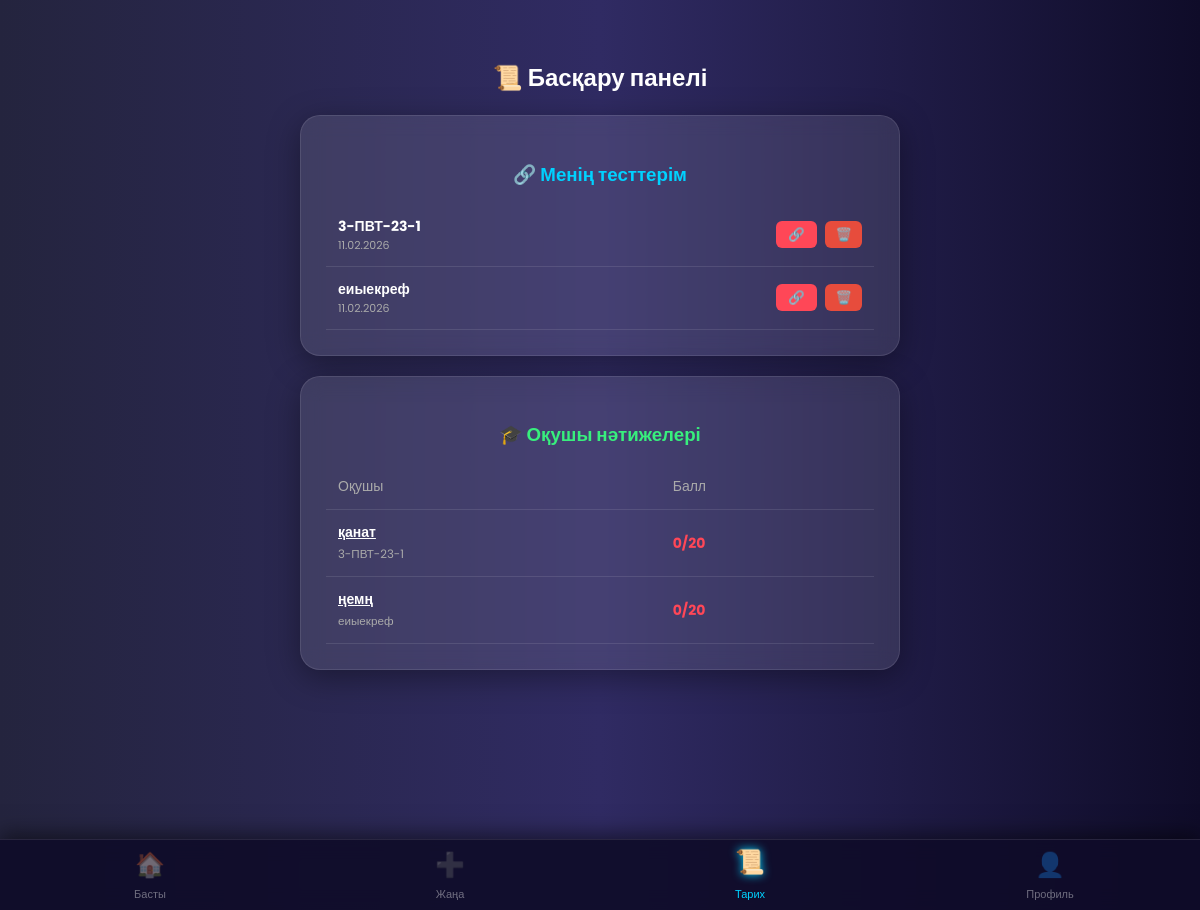
Page /history/ (signed in) on the committed database.
### testing/models.py (models this page shows, shortened)
class Test(models.Model):
    MODE_CHOICES = [
        ('lite', 'Лайт (Ескерту ғана)'),
        ('hard', 'Қатаң (Тесттен шықса бітеді)'),
    ]
    teacher = models.ForeignKey(User, on_delete=models.CASCADE)
    title = models.CharField(max_length=200)
    description = models.TextField(blank=True)
    time_limit = models.IntegerField(default=20, verbose_name="Уақыт (минут)")
    max_students = models.IntegerField(default=100, verbose_name="Максималды оқушы саны")
    questions_to_show = models.IntegerField(default=20, verbose_name="Сұрақ саны (Студентке)")
    mode = models.CharField(max_length=10, choices=MODE_CHOICES, default='lite', verbose_name="Режим")
    date_created = models.DateTimeField(auto_now_add=True)

class StudentResult(models.Model):
    test = models.ForeignKey(Test, on_delete=models.CASCADE)
    student_name = models.CharField(max_length=100)
    score = models.IntegerField()
    total_questions = models.IntegerField()
    date_taken = models.DateTimeField(auto_now_add=True)
    student_answers = models.JSONField(default=dict, blank=True)

### testing/views.py (the view)
# urls.py: path('history/', views.history, name='history'),
def history(request):
    my_tests = Test.objects.filter(teacher=request.user).order_by('-id')
    results = StudentResult.objects.filter(test__teacher=request.user).order_by('-date_taken')
    return render(request, 'history.html', {'my_tests': my_tests, 'results': results})

### testing/templates/history.html (shortened to what this page needs)
{% load static %}
<!DOCTYPE html>
<html>
<head>
    <link rel="stylesheet" href="{% static 'css/style.css' %}">
</head>
<body>
    <div class="page-container">
        <h2 style="text-align: center;">📜 Басқару панелі</h2>
        <div class="card">
            <h3 style="color: #00d2ff; margin-bottom: 15px;">🔗 Менің тесттерім</h3>
            <div class="table-scroll">
                <table>
                    {% for test in my_tests %}
                    <tr>
                        <td>
                            <div style="font-weight: bold;">{{ test.title }}</div>
                            <div style="font-size: 11px; color: #aaa;">{{ test.date_created|date:"d.m.Y" }}</div>
                        </td>
                        <td style="text-align: right; white-space: nowrap;">
                            <button onclick="copyLink({{ test.id }})" class="btn-copy" style="margin-right: 5px;">🔗</button>
                            <button onclick="confirmDelete('{% url 'delete_test' test.id %}')"
                                    style="background: #e74c3c; color: white; border: none; padding: 6px 10px; border-radius: 6px; cursor: pointer;">
                                🗑️
                            </button>
                        </td>
                    </tr>
                    {% empty %}
                    <tr><td>Тесттер әзірге жоқ...</td></tr>
                    {% endfor %}
                </table>
            </div>
        </div>
        <div class="card">
            <h3 style="color: #38ef7d; margin-bottom: 15px;">🎓 Оқушы нәтижелері</h3>
            <div class="table-scroll">
                <table>
                    <tr><th>Оқушы</th><th>Балл</th></tr>
                    {% for result in results %}
                    <tr>
                        <td>
                            <a href="{% url 'test_result' result.id %}" style="color: white; text-decoration: underline; font-weight: bold; cursor: pointer;">
                                {{ result.student_name }}
                            </a>
                            <br><small style="color: #aaa;">{{ result.test.title }}</small>
                        </td>
                        <td>
                            <b style="color: {% if result.score > result.total_questions|add:'-3' %}#38ef7d{% else %}#ff4757{% endif %};">
                                {{ result.score }}/{{ result.total_questions }}
                            </b>
                        </td>
                    </tr>
                    {% empty %}
                    <tr><td>Нәтижелер жоқ...</td></tr>
                    {% endfor %}
                </table>
            </div>
        </div>
    </div>
    {% include 'base_nav.html' %}
</body>
</html>

### testing/templates/base_nav.html
<nav class="bottom-nav">
    <a href="{% url 'dashboard' %}" class="nav-item {% if request.resolver_match.url_name == 'dashboard' %}active{% endif %}">
        <span class="nav-icon">🏠</span>
        <span>Басты</span>
    </a>
    <a href="{% url 'create' %}" class="nav-item {% if request.resolver_match.url_name == 'create' %}active{% endif %}">
        <span class="nav-icon">➕</span>
        <span>Жаңа</span>
    </a>
    <a href="{% url 'history' %}" class="nav-item {% if request.resolver_match.url_name == 'history' %}active{% endif %}">
        <span class="nav-icon">📜</span>
        <span>Тарих</span>
    </a>
    <a href="{% url 'profile' %}" class="nav-item {% if request.resolver_match.url_name == 'profile' %}active{% endif %}">
        <span class="nav-icon">👤</span>
        <span>Профиль</span>
    </a>
</nav>

### testing/static/css/style.css (style rules this page uses)
body { background: #0f0c29; background: linear-gradient(to right, #24243e, #302b63, #0f0c29); font-family: 'Poppins', sans-serif; margin: 0; min-height: 100vh; color: #ffffff; padding-bottom: 90px; }
.page-container { max-width: 600px; margin: 20px auto; padding: 20px; animation: fadeIn 0.5s ease; }
.card { background: rgba(255, 255, 255, 0.1); backdrop-filter: blur(10px); -webkit-backdrop-filter: blur(10px); border: 1px solid rgba(255, 255, 255, 0.1); border-radius: 20px; padding: 25px; margin-bottom: 20px; box-shadow: 0 8px 32px 0 rgba(0, 0, 0, 0.37); text-align: center; color: white; }
.bottom-nav { position: fixed; bottom: 0; left: 0; width: 100%; height: 70px; background: rgba(15, 12, 41, 0.9); backdrop-filter: blur(10px); border-top: 1px solid rgba(255, 255, 255, 0.1); display: flex; justify-content: space-around; align-items: center; z-index: 1000; box-shadow: 0 -5px 20px rgba(0,0,0,0.5); }
.nav-item { text-decoration: none; color: rgba(255, 255, 255, 0.4); text-align: center; font-size: 11px; transition: 0.3s; display: flex; flex-direction: column; align-items: center; width: 25%; }
.nav-icon { font-size: 24px; margin-bottom: 4px; transition: 0.3s; }
.nav-item.active { color: #00d2ff; }
.nav-item.active .nav-icon { transform: translateY(-3px); text-shadow: 0 0 10px #00d2ff; }
::placeholder { color: rgba(255,255,255,0.5); }
.table-scroll { width: 100%; overflow-x: auto; margin-top: 10px; }
table { width: 100%; border-collapse: collapse; }
th, td { padding: 12px; border-bottom: 1px solid rgba(255,255,255,0.1); text-align: left; font-size: 14px; }
th { color: #aaa; font-weight: 500; }
.btn-copy { background: #ff4757; color: white; border: none; padding: 6px 12px; border-radius: 6px; cursor: pointer; }

### rows in the picture
Test: title "3-ПВТ-23-1", date_created "11.02.2026"
Test: title "еиыекреф", date_created "11.02.2026"
StudentResult: student_name "қанат", test "3-ПВТ-23-1", score "0", total_questions "20"
StudentResult: student_name "ңемң", test "еиыекреф", score "0", total_questions "20"
